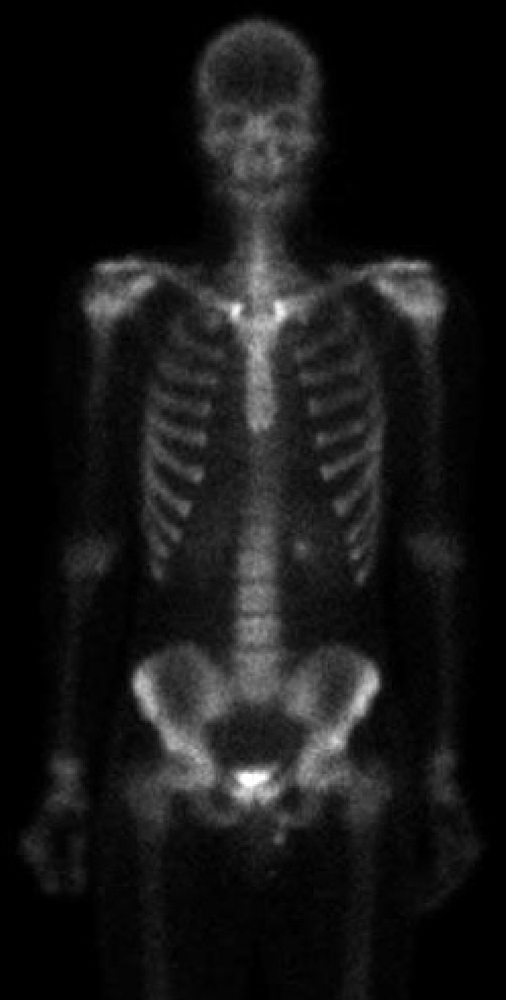
#> input picture Images/Skeleton 750x1482.tif, 506 x 1000 px, shrunk from 750 x 1482 before the run
$ jupyter execute Problem_1_d.ipynb
#> lines starting #> are read from the running program, lines starting #| are printed output that depends on the picture; after the words box and inside, x2 and y2 are one past the last pixel; in counts of white or black regions, pixels touching at a corner belong together
### 1. Take grayscale image of size 512x512 and perform the following operations -
###  (d) Illustrate the histogram of the image and make single threshold segmentation observed from the histogram

[cell 1]
import cv2
import numpy as np
import matplotlib.pyplot as plt

[cell 2]
image = cv2.imread('./../../Images/Skeleton 750x1482.tif', cv2.IMREAD_GRAYSCALE)
#> image is the input picture: shape (1000, 506); min 0, max 255, mean 22.5
plt.imshow(image, cmap='gray')
plt.title(f'Image Size: {image.shape}')

[cell 3]
def generate_histogram(image):
    height, weight = image.shape
#> height = 1000; weight = 506
    gray_levels_count = np.zeros(256)

    for row in range(height):
        for column in range(weight):
            gray_levels_count[image[row,column]] += 1

    plt.bar(range(256), gray_levels_count, width=1, color='gray')

    # OR
    # plt.hist(img.ravel(),bins=256,range=(0,256), color='gray')

    plt.title("Histogram")
    plt.show()
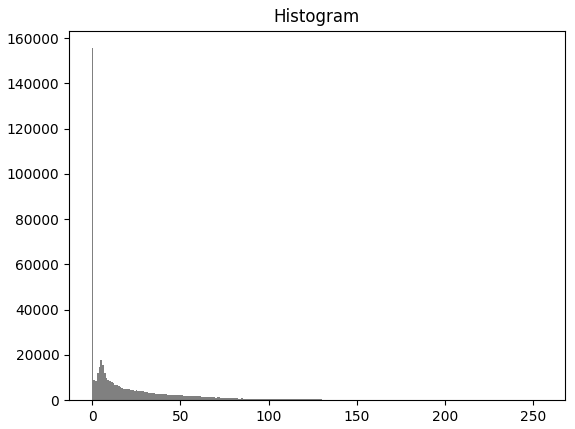
#> figure drawn by matplotlib, 1 panel; tallest bar 155555 high, from x = -0.5 to 0.5

[cell 4]
generate_histogram(image)

[cell 5]
threshold_value = 27

segmented_image = np.where(image < threshold_value, 0, 255)
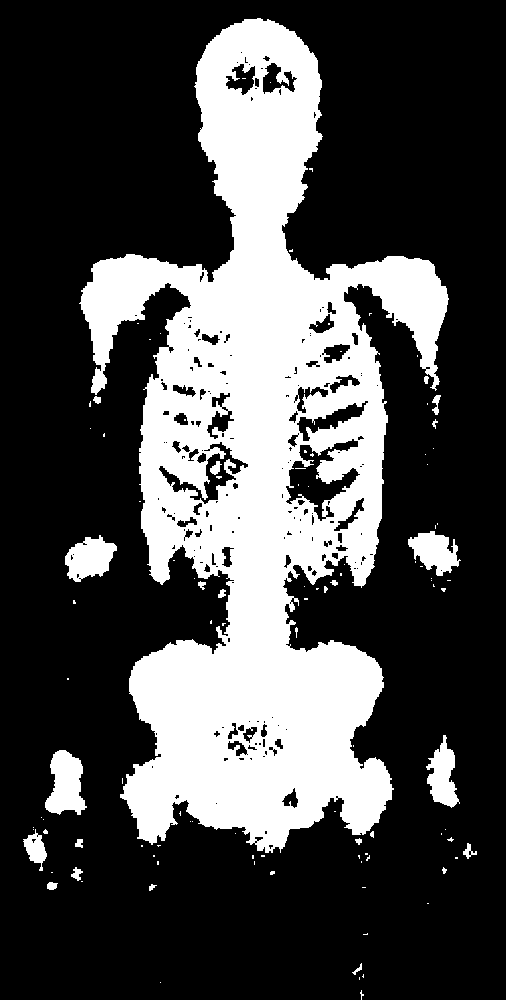
#> segmented_image: shape (1000, 506) int64; 29% white; 108 white regions (84 under 20 px), largest, box (x1, y1, x2, y2) and area: (79, 18, 449, 853) 138967, (45, 750, 87, 815) 1809, (65, 535, 117, 582) 1553

plt.imshow(segmented_image, cmap='gray')
plt.title("Segmented Image")
plt.show()

[cell 6]
generate_histogram(segmented_image)
#> in generate_histogram (call 2), `plt.show()`:
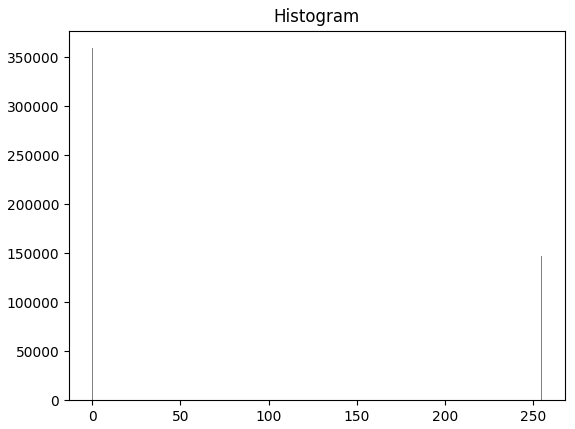
#> figure drawn by matplotlib, 1 panel; tallest bar 359147 high, from x = -0.5 to 0.5
